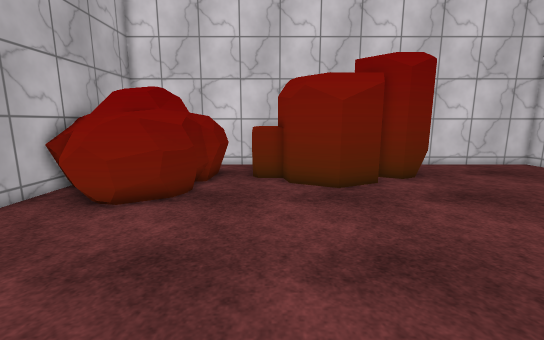
view 1 (above)

18 first-person views from a walk through a 3-D level made in the Unity game engine. The camera is 1.4 m above the floor, tilts 10° down and sees 90° across. The floor is counted in squares, 0.5 m on a side. Each view is taken from the middle of a square. On the plan, view 1 faces up. The plan holds only what a view shows up to about 19 squares ahead; the rest is blank. The place goes on beyond the plan. The player character is not drawn. Some surface patterns are stand-ins.

view 2
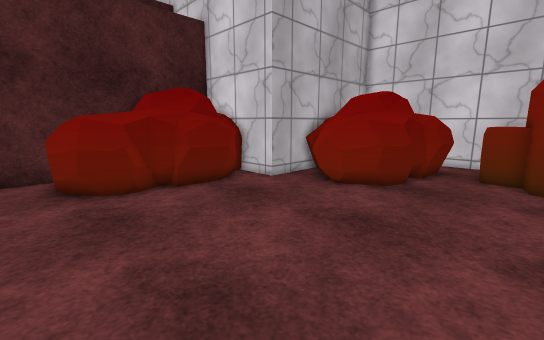

view 3
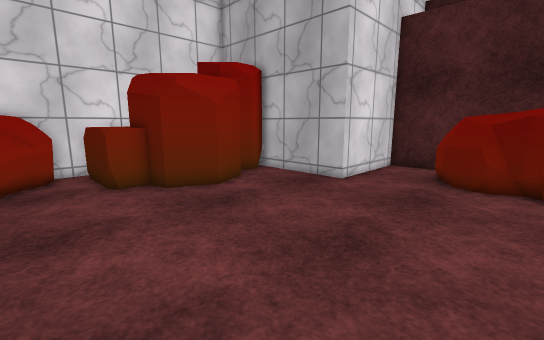

view 4
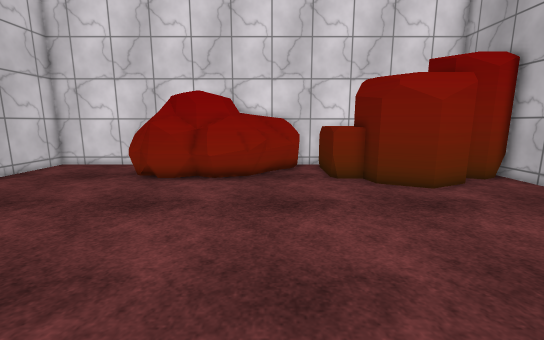

view 5
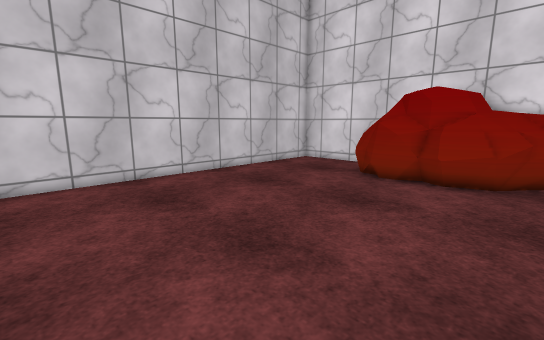

view 6
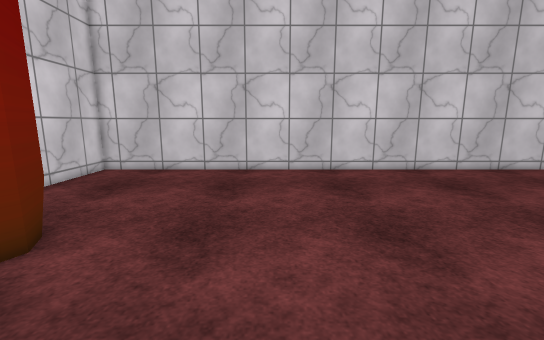

view 7
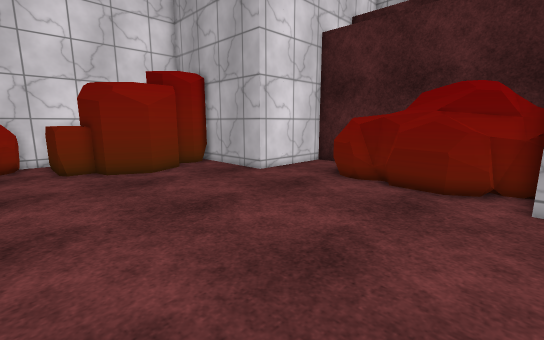

view 8
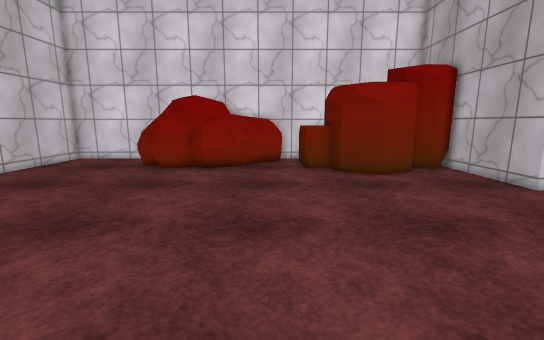

view 9
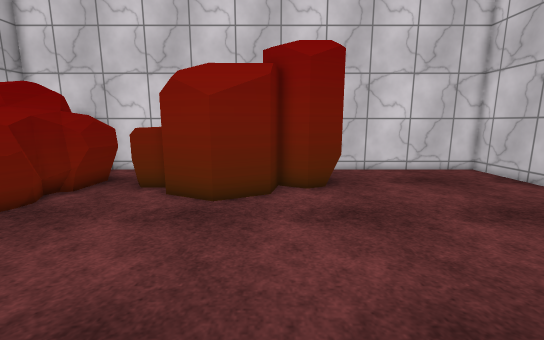

view 10
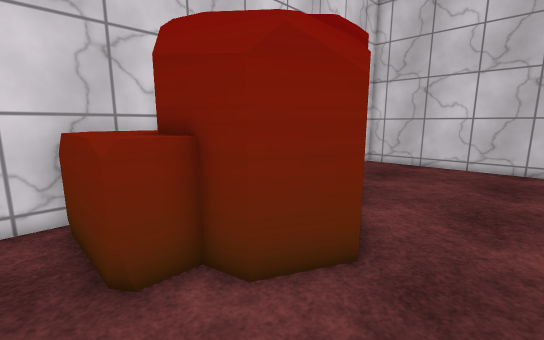

view 11
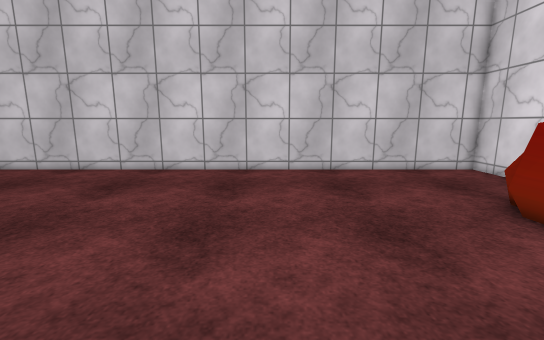

view 12
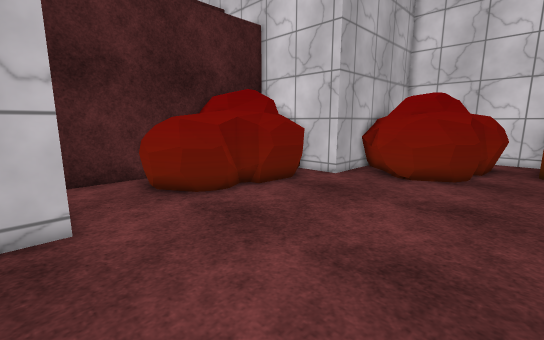

view 13
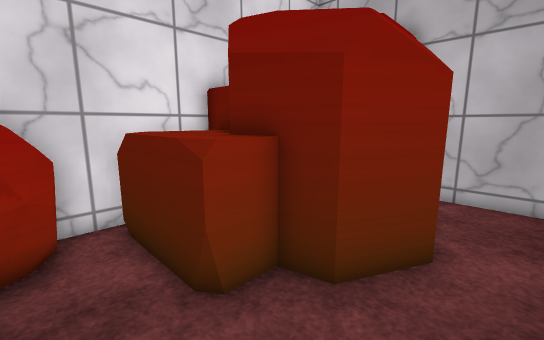

view 14
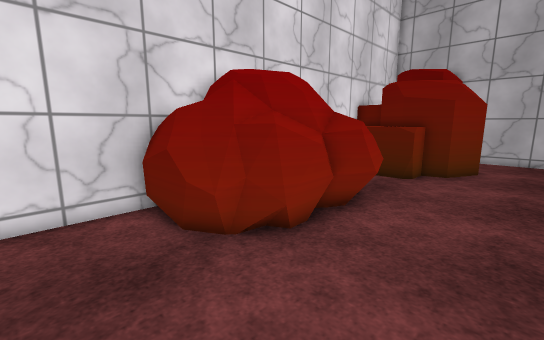

view 15
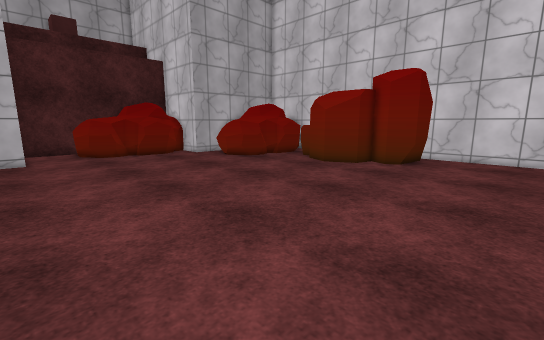

view 16
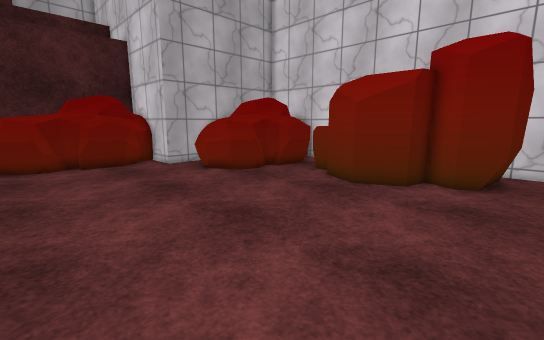

view 17
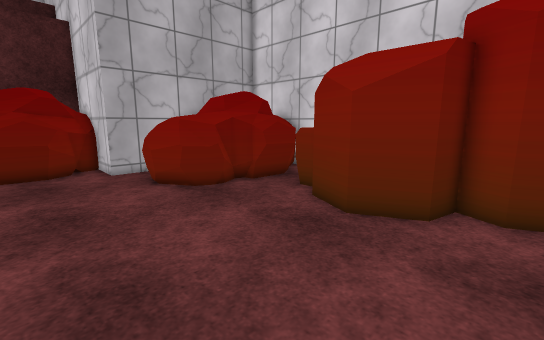

view 18
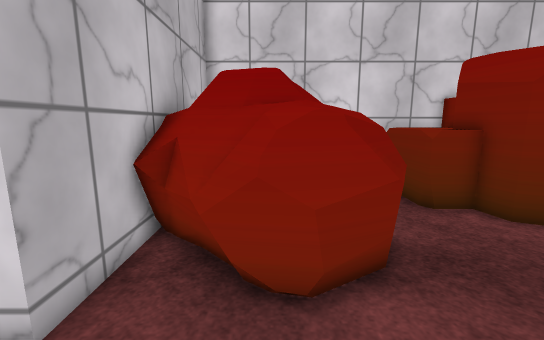

### Floor plan
Key: @ floor where view 1 was taken; # wall or solid block; . floor; O other object.
Columns run from 15 left of view 1 to 17 right of it. Each row starts with its distance up from view 1.
 18          OO######O     ##########
 17             ..OOOO      ........#
 16           O O.OOO   O  O........#
 15       O  OO OOOOO   O  O........#
 14       O OOOOOOOOOO  OOOO........#
 13       OOOOOOO...OOOOOOO.........#
 12       OOOOOOO...OOOOO...........#
 11       OOOOOOO.....O.............#
 10       #OOOOOO...................#
  9       #.OOOO....................#
  8   OO###.........................#
  7  OOOOO..........................#
  6   OOOO..........................#
  5   OOOOO.........................#
  4  OOOOOO.........................#
  3 OOOOOO..........................#
  2 O OOOO..........................#
  1 O  OOO..........................#
  0 # OOO..........@................#
 -1 #OOO............................#
 -2 #...............................#
 -3 #...............................#
 -4 #######.........................#
 -5       #.........................#
 -6       #.........................#
 -7       #....O....................#
 -8       #..OOOOO..................#
 -9       #OOOOOOOOO...OOOOOO.......#
-10       #OOO   OOO..OOOOOOOO......#
-11          O   OOO.OOOOOOOOOO.....#
-12          O  OOOOOOOOOOOOOOO.....#
-13          O  OOOOOOOOO  OOOO.....#
-14             #####OOOO   OO#######

Where each view was taken, in squares from view 1:
view 1: 0 up, 0 right, facing up
view 2: 2 down, 1 right, facing up-left
view 3: 3 up, 3 right, facing down-left
view 4: 4 up, 3 right, facing down
view 5: 4 up, 3 right, facing down-right
view 6: 8 up, 1 right, facing right
view 7: 8 up, 2 right, facing down-left
view 8: 7 up, 2 right, facing down
view 9: 2 up, 5 right, facing up
view 10: 9 up, 2 left, facing up-right
view 11: 2 down, 1 right, facing right
view 12: 5 down, 1 left, facing up-left
view 13: 6 down, 2 right, facing down-left
view 14: 5 down, 14 right, facing down-left
view 15: 5 down, 14 right, facing up-left
view 16: 0 up, 9 right, facing up-left
view 17: 4 up, 7 right, facing up-left
view 18: 5 up, 6 left, facing up
